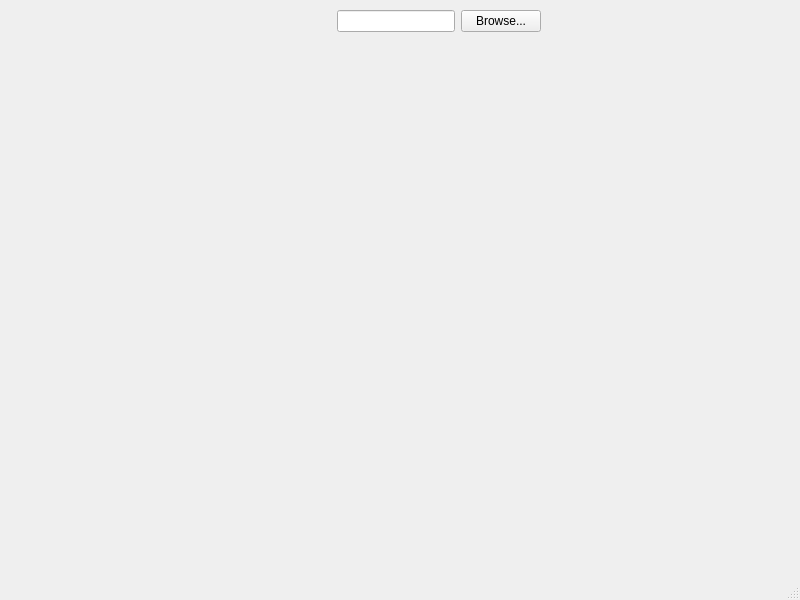
<?xml version="1.0" encoding="UTF-8"?>
<ui version="4.0">
 <class>MainWindow</class>
 <widget class="QMainWindow" name="MainWindow">
  <property name="geometry">
   <rect>
    <x>0</x>
    <y>0</y>
    <width>800</width>
    <height>600</height>
   </rect>
  </property>
  <property name="windowTitle">
   <string>MainWindow</string>
  </property>
  <widget class="QWidget" name="centralwidget">
   <widget class="QWidget" name="widget" native="true">
    <property name="geometry">
     <rect>
      <x>0</x>
      <y>-10</y>
      <width>631</width>
      <height>321</height>
     </rect>
    </property>
    <widget class="QWidget" name="gridLayoutWidget">
     <property name="geometry">
      <rect>
       <x>100</x>
       <y>20</y>
       <width>441</width>
       <height>281</height>
      </rect>
     </property>
     <layout class="QGridLayout" name="gridLayout">
      <item row="0" column="0">
       <spacer name="horizontalSpacer">
        <property name="orientation">
         <enum>Qt::Orientation::Horizontal</enum>
        </property>
        <property name="sizeHint" stdset="0">
         <size>
          <width>40</width>
          <height>20</height>
         </size>
        </property>
       </spacer>
      </item>
      <item row="0" column="2">
       <widget class="QLineEdit" name="filePathEdit"/>
      </item>
      <item row="0" column="1">
       <spacer name="horizontalSpacer_2">
        <property name="orientation">
         <enum>Qt::Orientation::Horizontal</enum>
        </property>
        <property name="sizeHint" stdset="0">
         <size>
          <width>40</width>
          <height>20</height>
         </size>
        </property>
       </spacer>
      </item>
      <item row="0" column="3">
       <widget class="QPushButton" name="browseButton">
        <property name="text">
         <string>Browse...</string>
        </property>
       </widget>
      </item>
      <item row="1" column="2">
       <spacer name="verticalSpacer">
        <property name="orientation">
         <enum>Qt::Orientation::Vertical</enum>
        </property>
        <property name="sizeHint" stdset="0">
         <size>
          <width>20</width>
          <height>40</height>
         </size>
        </property>
       </spacer>
      </item>
     </layout>
    </widget>
   </widget>
  </widget>
  <widget class="QMenuBar" name="menubar">
   <property name="geometry">
    <rect>
     <x>0</x>
     <y>0</y>
     <width>800</width>
     <height>37</height>
    </rect>
   </property>
  </widget>
  <widget class="QStatusBar" name="statusbar"/>
 </widget>
 <resources/>
 <connections/>
</ui>
